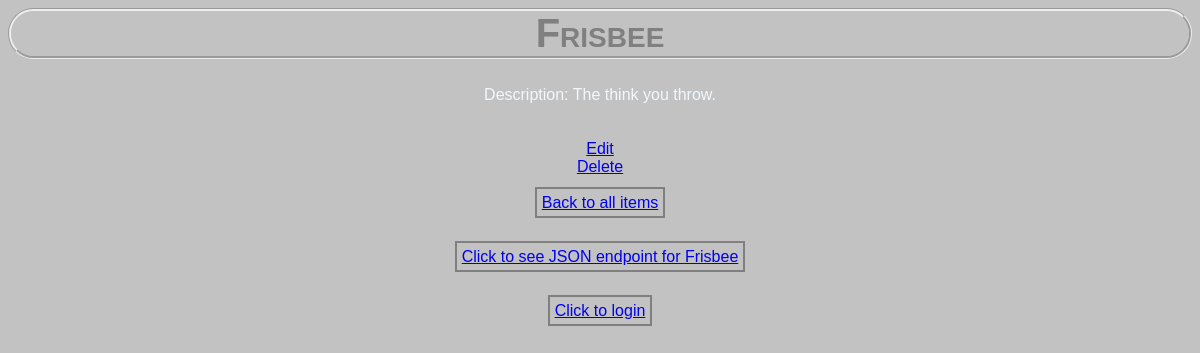
The page /category/4/8/description on the database as committed earlier.
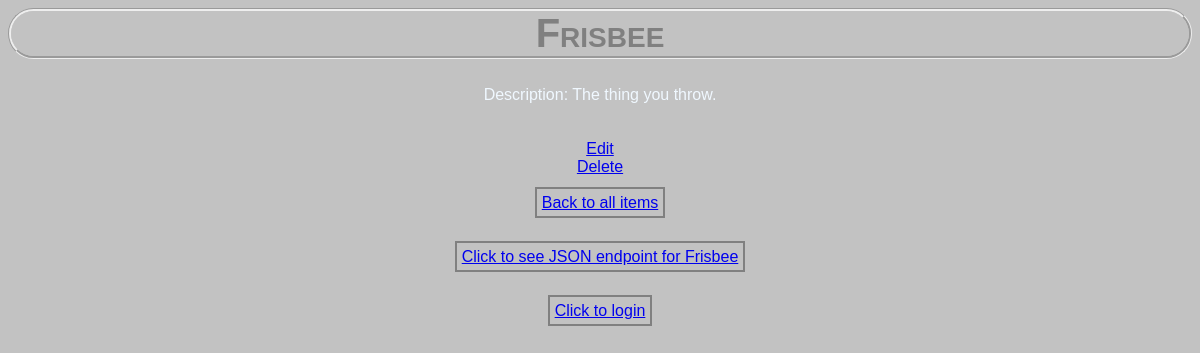
The same page on the database as committed later.
### database_setup.py (models this page shows, shortened)
class Items(Base):
    __tablename__ = 'items'
    name = Column(String(80), nullable=False)
    id = Column(Integer, primary_key=True)
    description = Column(String(250))
    category_id = Column(Integer, ForeignKey('categories.id'))
    category = relationship(Categories)
    user_id = Column(Integer, ForeignKey('user.id'))
    user = relationship(User)

### application.py (the view)
@app.route('/category/<int:categories_id>/<int:item_id>/description')
def showCategoryItemDescription(categories_id, item_id):
    category = session.query(Categories).filter_by(id=categories_id).one()
    itemToDelete = session.query(Items).filter_by(id=item_id).one()
    return render_template(
        'showCategoryItemDescription.html',
        category=category,
        items=itemToDelete)

### templates/showCategoryItemDescription.html (shortened to what this page needs)
<html>
    <head>
        <link rel=stylesheet type=text/css href="{{url_for('static', filename='styles.css')}}">
    </head>
    <body>
        <h1>{{ items.name }}</h1>
        Description: {{items.description}}
    <a href='{{url_for('editCategoryItem', categories_id = category.id,
    item_id = items.id)}}'> Edit </a>
    <a href='{{url_for('deleteCategoryItem', categories_id = category.id,
    item_id = items.id)}}'> Delete </a>
    <a class="box" href='{{url_for('showCategoryItem', categories_id =
    category.id)}}'> Back to all items </a>
<a class="box" href='{{url_for('CategorySingleItemJSON', categories_id = category.id, item_id = items.id)}}'> Click to see JSON endpoint for {{ items.name }}</a>
    <a class="box" href='{{url_for('showLogin')}}'> Click to login </a>
    </body>
</html>

### static/styles.css (style rules this page uses)
body { font-family: sans-serif; background-color: #c2c2c2; color: aliceblue; text-align: center; }
h1 { color: gray; border-style: groove; border-radius: 50px; font-size: 40px; font-variant: small-caps; }
a.box { padding: 5px; border: 2px solid gray; }

Rows that differ between the two databases and show on the page:
changed Items "Frisbee": description "The think you throw." → "The thing you throw."
